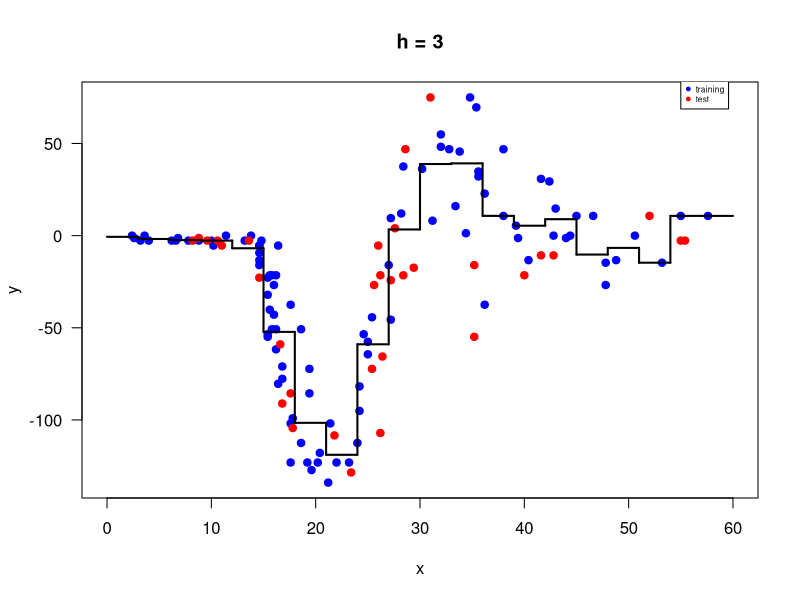
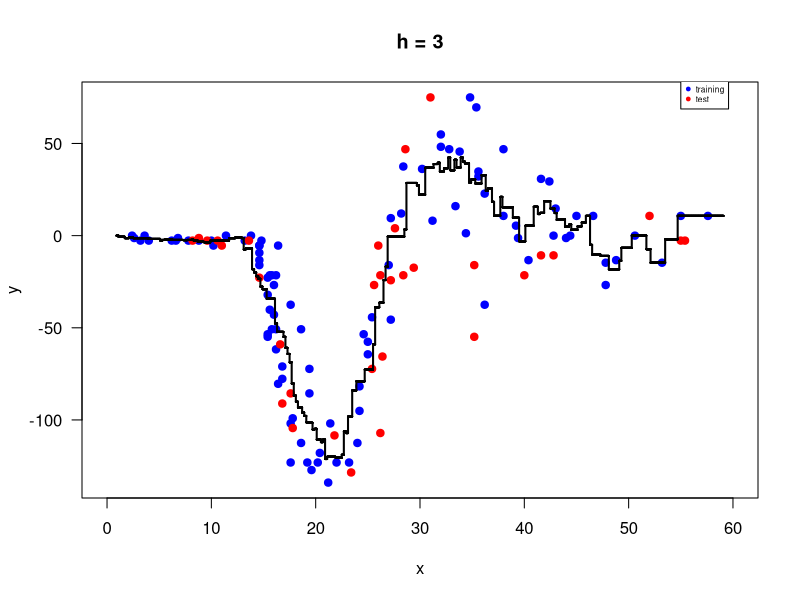
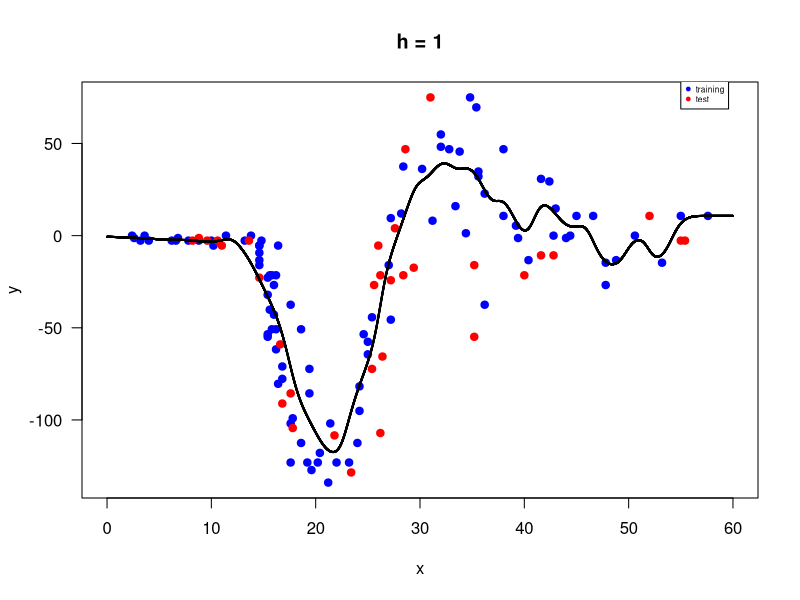

Recreate these plots in R, in order.
# Zafer Cavdar - COMP 421 Homework 4 - Nonparametric Regression

# read data into memory
data_set <- read.csv("hw04_data_set.csv")

# get x and y values
set.seed(521)
x_all <- data_set$x
y_all <- data_set$y
train_indices <- sample(length(x_all), 100)
x_train <- x_all[train_indices]
y_train <- y_all[train_indices]
x_test <- x_all[-train_indices]
y_test <- y_all[-train_indices]

# set bin width and borders
minimum_value <- floor(min(x_all)) - 2 
maximum_value <- ceiling(max(x_all)) + 2
bin_width <- 3
grid_interval <- 0.01
data_interval <- seq(from = minimum_value, to = maximum_value, by = grid_interval)

# Regressogram
left_borders <- seq(from = minimum_value, to = maximum_value - bin_width, by = bin_width)
right_borders <- seq(from = minimum_value + bin_width, to = maximum_value, by = bin_width)
g_head <- sapply(1:length(left_borders), function(i) {
    bin <- y_train[left_borders[i] < x_train & x_train <= right_borders[i]]
    return(mean(bin))
  }
)

get_bin_no <- function(v) {
  return(ceiling((v-minimum_value) / bin_width))
}

plot(x_train, y_train, type = "p", pch = 19, col = "blue",
     ylim = c(min(y_train), max(y_train)), xlim = c(minimum_value, maximum_value),
     ylab = "y", xlab = "x", las = 1, main = sprintf("h = %g", bin_width))
points(x_test, y_test,type = "p", pch = 19, col= "red")
legend(55,85, legend=c("training", "test"),
       col=c("blue", "red"), pch = 19, cex = 0.5, bty = "y")
for (b in 1:length(left_borders)) {
  lines(c(left_borders[b], right_borders[b]), c(g_head[b], g_head[b]), lwd = 2, col = "black")
  if (b < length(left_borders)) {
    lines(c(right_borders[b], right_borders[b]), c(g_head[b], g_head[b + 1]), lwd = 2, col = "black") 
  }
}

# Calculate RMSE for regressogram
distances <- sapply(1:length(y_test), function(i) {
    x_test_i <- x_test[i]
    bin <- get_bin_no(x_test_i)
    y_estimated_i <- g_head[bin]
    y_test_i <- y_test[i]
    diff <- y_test_i - y_estimated_i
    return(diff^2)
})
RMSE <- sqrt(sum(distances) / length(distances))
sprintf("Regressogram => RMSE is %s when h is %s", RMSE, bin_width)

# Running mean smoother
g_head <- sapply(data_interval, function(x) {
  y_train_bin <- y_train[(x - 0.5 * bin_width) < x_train & x_train <= (x + 0.5 * bin_width)]
  return(mean(y_train_bin))
})

plot(x_train, y_train, type = "p", pch = 19, col = "blue",
     ylim = c(min(y_train), max(y_train)), xlim = c(minimum_value, maximum_value),
     ylab = "y", xlab = "x", las = 1, main = sprintf("h = %g", bin_width))
points(x_test, y_test,type = "p", pch = 19, col= "red")
legend(55,85, legend=c("training", "test"),
       col=c("blue", "red"), pch = 19, cex = 0.5, bty = "y")
for (b in 1:length(data_interval)) {
  lines(c(data_interval[b], data_interval[b+1]), c(g_head[b], g_head[b]), lwd = 2, col = "black")
  if (b < length(data_interval)) {
    lines(c(data_interval[b+1], data_interval[b+1]), c(g_head[b], g_head[b + 1]), lwd = 2, col = "black") 
  }
}

# Calculate RMSE for running mean smoother
get_interval_no <- function(v) {
  return(ceiling((v-minimum_value) / grid_interval))
}

distances <- sapply(1:length(y_test), function(i) {
  x_test_i <- x_test[i]
  box <- get_interval_no(x_test_i)
  y_estimated_i <- g_head[box]
  y_test_i <- y_test[i]
  diff <- y_test_i - y_estimated_i
  return(diff^2)
})
RMSE <- sqrt(sum(distances) / length(distances))
sprintf("Running Mean Smoother => RMSE is %s when h is %s", RMSE, bin_width)

# Kernel Smoother
bin_width <- 1
gaussian_kernel = function(u) {
  (1 / sqrt((2 * pi))) * exp(-u^2 / 2)
}

g_head <- sapply(data_interval, function(x) {
  nominator <- sapply(1:length(x_train), function(i) {
    u <- (x - x_train[i]) / bin_width
    kernel <- gaussian_kernel(u)
    return(kernel*y_train[i])
  })
  denominator <- sapply(1:length(x_train), function(i) {
    u <- (x - x_train[i]) / bin_width
    kernel <- gaussian_kernel(u)
    return(kernel)
  })
  return(sum(nominator) / sum(denominator))
})

plot(x_train, y_train, type = "p", pch = 19, col = "blue",
     ylim = c(min(y_train), max(y_train)), xlim = c(minimum_value, maximum_value),
     ylab = "y", xlab = "x", las = 1, main = sprintf("h = %g", bin_width))
points(x_test, y_test,type = "p", pch = 19, col= "red")
legend(55,85, legend=c("training", "test"),
       col=c("blue", "red"), pch = 19, cex = 0.5, bty = "y")
for (b in 1:length(data_interval)) {
  lines(c(data_interval[b], data_interval[b+1]), c(g_head[b], g_head[b]), lwd = 2, col = "black")
  if (b < length(data_interval)) {
    lines(c(data_interval[b+1], data_interval[b+1]), c(g_head[b], g_head[b + 1]), lwd = 2, col = "black") 
  }
}

#for (i in 1:length(x_test)) {
#  lines(c(x_test[i], x_test[i]), c(y_test[i], g_head[get_interval_no(x_test[i])]), lwd = 2, col = "black")
#}

# Calculate RMSE for kernel smoother
distances <- sapply(1:length(y_test), function(i) {
  x_test_i <- x_test[i]
  box <- get_interval_no(x_test_i)
  y_estimated_i <- g_head[box]
  y_test_i <- y_test[i]
  diff <- y_test_i - y_estimated_i
  return(diff^2)
})
RMSE <- sqrt(sum(distances) / length(distances))
sprintf("Kernel Smoother => RMSE is %s when h is %s", RMSE, bin_width)
